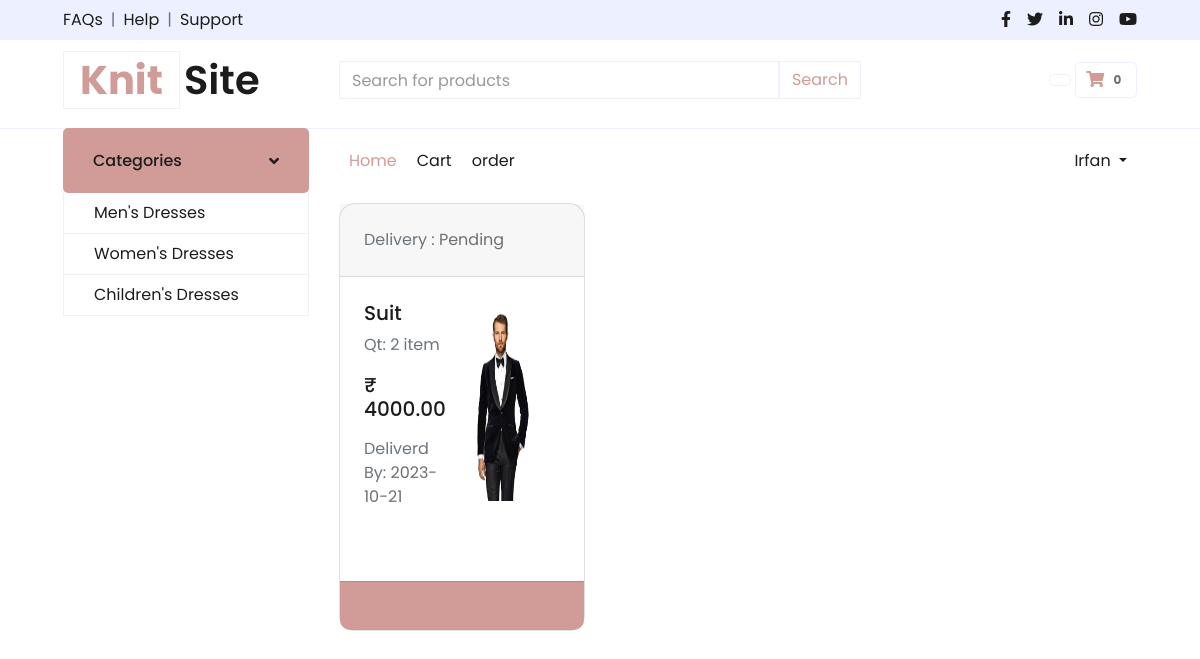
The page /customer/order.php (signed in) on the database as committed earlier.
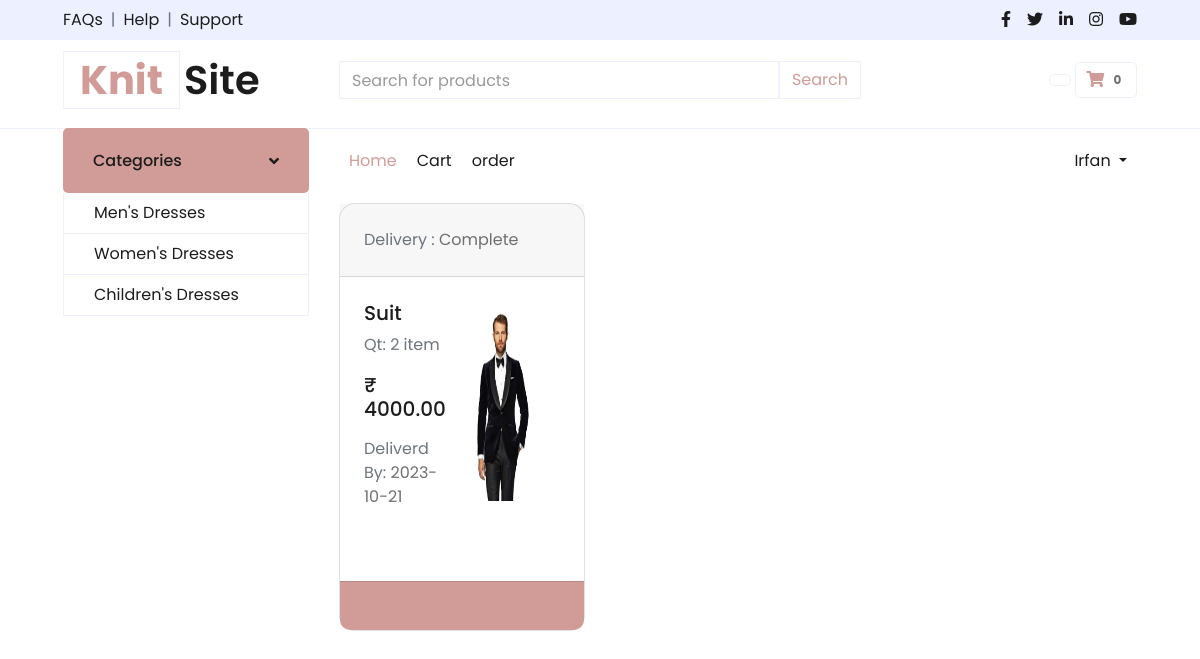
The same page on the database as committed later.
### tables this page shows
CREATE TABLE `order_items` (
  `order_item_id` int(11) NOT NULL,
  `order_id` int(11) NOT NULL,
  `product_id` int(11) NOT NULL,
  `quantity` int(11) NOT NULL,
  `total_price` decimal(10,2) NOT NULL
);

CREATE TABLE `orders` (
  `order_id` int(11) NOT NULL,
  `customer_id` int(11) NOT NULL,
  `order_date` timestamp NOT NULL DEFAULT current_timestamp(),
  `status` varchar(20) NOT NULL,
  `reject_reason` text DEFAULT NULL
);

CREATE TABLE `products` (
  `id` int(11) NOT NULL,
  `name` varchar(255) NOT NULL,
  `description` text DEFAULT NULL,
  `price` decimal(10,2) NOT NULL,
  `brand_name` varchar(255) DEFAULT NULL,
  `category` varchar(255) DEFAULT NULL,
  `image_path` varchar(255) DEFAULT NULL,
  `add_date` timestamp NOT NULL DEFAULT current_timestamp(),
  `status` int(1) DEFAULT 1,
  `SID` int(11) DEFAULT NULL,
  `quantity` int(11) DEFAULT NULL
);

### customer/order.php (the view, shortened to what this page needs)
<?php
include_once '../head.php';
include_once '../header.php';
include_once '../navbar.php';
$conn = new mysqli("localhost", "root", "", "knitsite");
$customer_id = $_SESSION["CustomerUserID"];
$query = "SELECT o.order_id, o.order_date, o.status, oi.product_id, p.name AS product_name, p.image_path, oi.quantity, oi.total_price
          FROM orders o
          JOIN order_items oi ON o.order_id = oi.order_id
          JOIN products p ON oi.product_id = p.id
          WHERE o.customer_id = $customer_id
          ORDER BY o.order_date DESC";
$result = $conn->query($query);
echo '        <div class="row">';
if ($result) {
    while ($row = $result->fetch_assoc()) {
        $order_date = $row["order_date"];
        $status = $row["status"];
        $product_name = $row["product_name"];
        $quantity = $row["quantity"];
        $total_price = $row["total_price"];
        $image_path = $row["image_path"];
        $order_date=date('Y-m-d', strtotime($order_date));
        $expected_delivery_date = date('Y-m-d', strtotime($order_date . ' + 2 days'));
        echo '
        <div class="col-4 " >
        <div class="card card-stepper" style="border-radius: 16px;margin-top:10px;">
        <div class="card-header p-4">
          <div class="row">
            <div class="col">
            <p class="text-muted mb-0"> Delivery : <span class="fw-bold text-body">' . $status . '</span> </p>
            </div>
          </div>
        </div>
        <div class="card-body p-4">
          <div class="d-flex flex-row mb-4 pb-2">
            <div class="flex-fill">
              <h5 class="bold">' . $product_name . '</h5>
              <p class="text-muted"> Qt: ' . $quantity . ' item</p>
              <h5 class="mb-3"> ₹ ' . $total_price . '</h5>
              <p class="text-muted">Deliverd By: <span class="text-body">' . $expected_delivery_date . '</span></p>
            </div>
            <div>
              <img class="align-self-center img-fluid" src="../seller/' . $image_path . '" width="250" style="height:200px">
            </div>
          </div>
        </div>
        <div class="card-footer p-4" style="background-color:#D19C97;border-radius:0px 0px 10px 10px;">
        </div>
      </div>
      </div>
        ';
    }
    echo' </div>';
} else {
    echo "Error retrieving orders: " . $conn->error;
}
?>

Rows that differ between the two databases and show on the page:
changed through a linked row, order_items "Suit": order.status "Pending" → "Complete"
